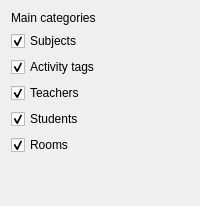
     <widget class="QWidget" name="tabWidgetPage1">
      <attribute name="title">
       <string>1</string>
      </attribute>
      <layout class="QGridLayout" name="gridLayout">
       <item row="2" column="0">
        <widget class="QCheckBox" name="activityTagsCheckBox">
         <property name="text">
          <string>Activity tags</string>
         </property>
         <property name="checked">
          <bool>true</bool>
         </property>
        </widget>
       </item>
       <item row="6" column="0">
        <spacer name="verticalSpacer">
         <property name="orientation">
          <enum>Qt::Vertical</enum>
         </property>
         <property name="sizeHint" stdset="0">
          <size>
           <width>20</width>
           <height>40</height>
          </size>
         </property>
        </spacer>
       </item>
       <item row="1" column="0">
        <widget class="QCheckBox" name="subjectsCheckBox">
         <property name="text">
          <string>Subjects</string>
         </property>
         <property name="checked">
          <bool>true</bool>
         </property>
        </widget>
       </item>
       <item row="3" column="0">
        <widget class="QCheckBox" name="teachersCheckBox">
         <property name="text">
          <string>Teachers</string>
         </property>
         <property name="checked">
          <bool>true</bool>
         </property>
        </widget>
       </item>
       <item row="4" column="0">
        <widget class="QCheckBox" name="studentsCheckBox">
         <property name="text">
          <string>Students</string>
         </property>
         <property name="checked">
          <bool>true</bool>
         </property>
        </widget>
       </item>
       <item row="5" column="0">
        <widget class="QCheckBox" name="roomsCheckBox">
         <property name="text">
          <string>Rooms</string>
         </property>
         <property name="checked">
          <bool>true</bool>
         </property>
        </widget>
       </item>
       <item row="0" column="0">
        <widget class="QLabel" name="label">
         <property name="text">
          <string>Main categories</string>
         </property>
        </widget>
       </item>
      </layout>
     </widget>
